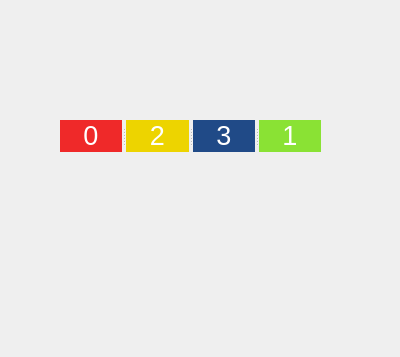
<?xml version="1.0" encoding="UTF-8"?>
<ui version="4.0">
 <class>Form</class>
 <widget class="QWidget" name="Form">
  <property name="geometry">
   <rect>
    <x>0</x>
    <y>0</y>
    <width>400</width>
    <height>357</height>
   </rect>
  </property>
  <property name="windowTitle">
   <string>Form</string>
  </property>
  <widget class="QSplitter" name="splitter">
   <property name="geometry">
    <rect>
     <x>60</x>
     <y>120</y>
     <width>261</width>
     <height>32</height>
    </rect>
   </property>
   <property name="orientation">
    <enum>Qt::Horizontal</enum>
   </property>
   <widget class="QLabel" name="label">
    <property name="palette">
     <palette>
      <active>
       <colorrole role="WindowText">
        <brush brushstyle="SolidPattern">
         <color alpha="255">
          <red>0</red>
          <green>0</green>
          <blue>0</blue>
         </color>
        </brush>
       </colorrole>
       <colorrole role="Button">
        <brush brushstyle="SolidPattern">
         <color alpha="255">
          <red>239</red>
          <green>41</green>
          <blue>41</blue>
         </color>
        </brush>
       </colorrole>
       <colorrole role="Light">
        <brush brushstyle="SolidPattern">
         <color alpha="255">
          <red>255</red>
          <green>147</green>
          <blue>147</blue>
         </color>
        </brush>
       </colorrole>
       <colorrole role="Midlight">
        <brush brushstyle="SolidPattern">
         <color alpha="255">
          <red>247</red>
          <green>94</green>
          <blue>94</blue>
         </color>
        </brush>
       </colorrole>
       <colorrole role="Dark">
        <brush brushstyle="SolidPattern">
         <color alpha="255">
          <red>119</red>
          <green>20</green>
          <blue>20</blue>
         </color>
        </brush>
       </colorrole>
       <colorrole role="Mid">
        <brush brushstyle="SolidPattern">
         <color alpha="255">
          <red>159</red>
          <green>27</green>
          <blue>27</blue>
         </color>
        </brush>
       </colorrole>
       <colorrole role="Text">
        <brush brushstyle="SolidPattern">
         <color alpha="255">
          <red>0</red>
          <green>0</green>
          <blue>0</blue>
         </color>
        </brush>
       </colorrole>
       <colorrole role="BrightText">
        <brush brushstyle="SolidPattern">
         <color alpha="255">
          <red>255</red>
          <green>255</green>
          <blue>255</blue>
         </color>
        </brush>
       </colorrole>
       <colorrole role="ButtonText">
        <brush brushstyle="SolidPattern">
         <color alpha="255">
          <red>0</red>
          <green>0</green>
          <blue>0</blue>
         </color>
        </brush>
       </colorrole>
       <colorrole role="Base">
        <brush brushstyle="SolidPattern">
         <color alpha="255">
          <red>255</red>
          <green>255</green>
          <blue>255</blue>
         </color>
        </brush>
       </colorrole>
       <colorrole role="Window">
        <brush brushstyle="SolidPattern">
         <color alpha="255">
          <red>239</red>
          <green>41</green>
          <blue>41</blue>
         </color>
        </brush>
       </colorrole>
       <colorrole role="Shadow">
        <brush brushstyle="SolidPattern">
         <color alpha="255">
          <red>0</red>
          <green>0</green>
          <blue>0</blue>
         </color>
        </brush>
       </colorrole>
       <colorrole role="AlternateBase">
        <brush brushstyle="SolidPattern">
         <color alpha="255">
          <red>247</red>
          <green>148</green>
          <blue>148</blue>
         </color>
        </brush>
       </colorrole>
       <colorrole role="ToolTipBase">
        <brush brushstyle="SolidPattern">
         <color alpha="255">
          <red>255</red>
          <green>255</green>
          <blue>220</blue>
         </color>
        </brush>
       </colorrole>
       <colorrole role="ToolTipText">
        <brush brushstyle="SolidPattern">
         <color alpha="255">
          <red>0</red>
          <green>0</green>
          <blue>0</blue>
         </color>
        </brush>
       </colorrole>
       <colorrole role="PlaceholderText">
        <brush brushstyle="SolidPattern">
         <color alpha="128">
          <red>0</red>
          <green>0</green>
          <blue>0</blue>
         </color>
        </brush>
       </colorrole>
      </active>
      <inactive>
       <colorrole role="WindowText">
        <brush brushstyle="SolidPattern">
         <color alpha="255">
          <red>0</red>
          <green>0</green>
          <blue>0</blue>
         </color>
        </brush>
       </colorrole>
       <colorrole role="Button">
        <brush brushstyle="SolidPattern">
         <color alpha="255">
          <red>239</red>
          <green>41</green>
          <blue>41</blue>
         </color>
        </brush>
       </colorrole>
       <colorrole role="Light">
        <brush brushstyle="SolidPattern">
         <color alpha="255">
          <red>255</red>
          <green>147</green>
          <blue>147</blue>
         </color>
        </brush>
       </colorrole>
       <colorrole role="Midlight">
        <brush brushstyle="SolidPattern">
         <color alpha="255">
          <red>247</red>
          <green>94</green>
          <blue>94</blue>
         </color>
        </brush>
       </colorrole>
       <colorrole role="Dark">
        <brush brushstyle="SolidPattern">
         <color alpha="255">
          <red>119</red>
          <green>20</green>
          <blue>20</blue>
         </color>
        </brush>
       </colorrole>
       <colorrole role="Mid">
        <brush brushstyle="SolidPattern">
         <color alpha="255">
          <red>159</red>
          <green>27</green>
          <blue>27</blue>
         </color>
        </brush>
       </colorrole>
       <colorrole role="Text">
        <brush brushstyle="SolidPattern">
         <color alpha="255">
          <red>0</red>
          <green>0</green>
          <blue>0</blue>
         </color>
        </brush>
       </colorrole>
       <colorrole role="BrightText">
        <brush brushstyle="SolidPattern">
         <color alpha="255">
          <red>255</red>
          <green>255</green>
          <blue>255</blue>
         </color>
        </brush>
       </colorrole>
       <colorrole role="ButtonText">
        <brush brushstyle="SolidPattern">
         <color alpha="255">
          <red>0</red>
          <green>0</green>
          <blue>0</blue>
         </color>
        </brush>
       </colorrole>
       <colorrole role="Base">
        <brush brushstyle="SolidPattern">
         <color alpha="255">
          <red>255</red>
          <green>255</green>
          <blue>255</blue>
         </color>
        </brush>
       </colorrole>
       <colorrole role="Window">
        <brush brushstyle="SolidPattern">
         <color alpha="255">
          <red>239</red>
          <green>41</green>
          <blue>41</blue>
         </color>
        </brush>
       </colorrole>
       <colorrole role="Shadow">
        <brush brushstyle="SolidPattern">
         <color alpha="255">
          <red>0</red>
          <green>0</green>
          <blue>0</blue>
         </color>
        </brush>
       </colorrole>
       <colorrole role="AlternateBase">
        <brush brushstyle="SolidPattern">
         <color alpha="255">
          <red>247</red>
          <green>148</green>
          <blue>148</blue>
         </color>
        </brush>
       </colorrole>
       <colorrole role="ToolTipBase">
        <brush brushstyle="SolidPattern">
         <color alpha="255">
          <red>255</red>
          <green>255</green>
          <blue>220</blue>
         </color>
        </brush>
       </colorrole>
       <colorrole role="ToolTipText">
        <brush brushstyle="SolidPattern">
         <color alpha="255">
          <red>0</red>
          <green>0</green>
          <blue>0</blue>
         </color>
        </brush>
       </colorrole>
       <colorrole role="PlaceholderText">
        <brush brushstyle="SolidPattern">
         <color alpha="128">
          <red>0</red>
          <green>0</green>
          <blue>0</blue>
         </color>
        </brush>
       </colorrole>
      </inactive>
      <disabled>
       <colorrole role="WindowText">
        <brush brushstyle="SolidPattern">
         <color alpha="255">
          <red>119</red>
          <green>20</green>
          <blue>20</blue>
         </color>
        </brush>
       </colorrole>
       <colorrole role="Button">
        <brush brushstyle="SolidPattern">
         <color alpha="255">
          <red>239</red>
          <green>41</green>
          <blue>41</blue>
         </color>
        </brush>
       </colorrole>
       <colorrole role="Light">
        <brush brushstyle="SolidPattern">
         <color alpha="255">
          <red>255</red>
          <green>147</green>
          <blue>147</blue>
         </color>
        </brush>
       </colorrole>
       <colorrole role="Midlight">
        <brush brushstyle="SolidPattern">
         <color alpha="255">
          <red>247</red>
          <green>94</green>
          <blue>94</blue>
         </color>
        </brush>
       </colorrole>
       <colorrole role="Dark">
        <brush brushstyle="SolidPattern">
         <color alpha="255">
          <red>119</red>
          <green>20</green>
          <blue>20</blue>
         </color>
        </brush>
       </colorrole>
       <colorrole role="Mid">
        <brush brushstyle="SolidPattern">
         <color alpha="255">
          <red>159</red>
          <green>27</green>
          <blue>27</blue>
         </color>
        </brush>
       </colorrole>
       <colorrole role="Text">
        <brush brushstyle="SolidPattern">
         <color alpha="255">
          <red>119</red>
          <green>20</green>
          <blue>20</blue>
         </color>
        </brush>
       </colorrole>
       <colorrole role="BrightText">
        <brush brushstyle="SolidPattern">
         <color alpha="255">
          <red>255</red>
          <green>255</green>
          <blue>255</blue>
         </color>
        </brush>
       </colorrole>
       <colorrole role="ButtonText">
        <brush brushstyle="SolidPattern">
         <color alpha="255">
          <red>119</red>
          <green>20</green>
          <blue>20</blue>
         </color>
        </brush>
       </colorrole>
       <colorrole role="Base">
        <brush brushstyle="SolidPattern">
         <color alpha="255">
          <red>239</red>
          <green>41</green>
          <blue>41</blue>
         </color>
        </brush>
       </colorrole>
       <colorrole role="Window">
        <brush brushstyle="SolidPattern">
         <color alpha="255">
          <red>239</red>
          <green>41</green>
          <blue>41</blue>
         </color>
        </brush>
       </colorrole>
       <colorrole role="Shadow">
        <brush brushstyle="SolidPattern">
         <color alpha="255">
          <red>0</red>
          <green>0</green>
          <blue>0</blue>
         </color>
        </brush>
       </colorrole>
       <colorrole role="AlternateBase">
        <brush brushstyle="SolidPattern">
         <color alpha="255">
          <red>239</red>
          <green>41</green>
          <blue>41</blue>
         </color>
        </brush>
       </colorrole>
       <colorrole role="ToolTipBase">
        <brush brushstyle="SolidPattern">
         <color alpha="255">
          <red>255</red>
          <green>255</green>
          <blue>220</blue>
         </color>
        </brush>
       </colorrole>
       <colorrole role="ToolTipText">
        <brush brushstyle="SolidPattern">
         <color alpha="255">
          <red>0</red>
          <green>0</green>
          <blue>0</blue>
         </color>
        </brush>
       </colorrole>
       <colorrole role="PlaceholderText">
        <brush brushstyle="SolidPattern">
         <color alpha="128">
          <red>0</red>
          <green>0</green>
          <blue>0</blue>
         </color>
        </brush>
       </colorrole>
      </disabled>
     </palette>
    </property>
    <property name="autoFillBackground">
     <bool>true</bool>
    </property>
    <property name="text">
     <string>&lt;html&gt;&lt;head/&gt;&lt;body&gt;&lt;p align=&quot;center&quot;&gt;&lt;span style=&quot; font-size:20pt; color:#ffffff;&quot;&gt;0&lt;/span&gt;&lt;/p&gt;&lt;/body&gt;&lt;/html&gt;</string>
    </property>
   </widget>
   <widget class="QLabel" name="label_3">
    <property name="palette">
     <palette>
      <active>
       <colorrole role="WindowText">
        <brush brushstyle="SolidPattern">
         <color alpha="255">
          <red>0</red>
          <green>0</green>
          <blue>0</blue>
         </color>
        </brush>
       </colorrole>
       <colorrole role="Button">
        <brush brushstyle="SolidPattern">
         <color alpha="255">
          <red>237</red>
          <green>212</green>
          <blue>0</blue>
         </color>
        </brush>
       </colorrole>
       <colorrole role="Light">
        <brush brushstyle="SolidPattern">
         <color alpha="255">
          <red>255</red>
          <green>239</green>
          <blue>100</blue>
         </color>
        </brush>
       </colorrole>
       <colorrole role="Midlight">
        <brush brushstyle="SolidPattern">
         <color alpha="255">
          <red>246</red>
          <green>225</green>
          <blue>50</blue>
         </color>
        </brush>
       </colorrole>
       <colorrole role="Dark">
        <brush brushstyle="SolidPattern">
         <color alpha="255">
          <red>118</red>
          <green>106</green>
          <blue>0</blue>
         </color>
        </brush>
       </colorrole>
       <colorrole role="Mid">
        <brush brushstyle="SolidPattern">
         <color alpha="255">
          <red>158</red>
          <green>141</green>
          <blue>0</blue>
         </color>
        </brush>
       </colorrole>
       <colorrole role="Text">
        <brush brushstyle="SolidPattern">
         <color alpha="255">
          <red>0</red>
          <green>0</green>
          <blue>0</blue>
         </color>
        </brush>
       </colorrole>
       <colorrole role="BrightText">
        <brush brushstyle="SolidPattern">
         <color alpha="255">
          <red>255</red>
          <green>255</green>
          <blue>255</blue>
         </color>
        </brush>
       </colorrole>
       <colorrole role="ButtonText">
        <brush brushstyle="SolidPattern">
         <color alpha="255">
          <red>0</red>
          <green>0</green>
          <blue>0</blue>
         </color>
        </brush>
       </colorrole>
       <colorrole role="Base">
        <brush brushstyle="SolidPattern">
         <color alpha="255">
          <red>255</red>
          <green>255</green>
          <blue>255</blue>
         </color>
        </brush>
       </colorrole>
       <colorrole role="Window">
        <brush brushstyle="SolidPattern">
         <color alpha="255">
          <red>237</red>
          <green>212</green>
          <blue>0</blue>
         </color>
        </brush>
       </colorrole>
       <colorrole role="Shadow">
        <brush brushstyle="SolidPattern">
         <color alpha="255">
          <red>0</red>
          <green>0</green>
          <blue>0</blue>
         </color>
        </brush>
       </colorrole>
       <colorrole role="AlternateBase">
        <brush brushstyle="SolidPattern">
         <color alpha="255">
          <red>246</red>
          <green>233</green>
          <blue>127</blue>
         </color>
        </brush>
       </colorrole>
       <colorrole role="ToolTipBase">
        <brush brushstyle="SolidPattern">
         <color alpha="255">
          <red>255</red>
          <green>255</green>
          <blue>220</blue>
         </color>
        </brush>
       </colorrole>
       <colorrole role="ToolTipText">
        <brush brushstyle="SolidPattern">
         <color alpha="255">
          <red>0</red>
          <green>0</green>
          <blue>0</blue>
         </color>
        </brush>
       </colorrole>
       <colorrole role="PlaceholderText">
        <brush brushstyle="SolidPattern">
         <color alpha="128">
          <red>0</red>
          <green>0</green>
          <blue>0</blue>
         </color>
        </brush>
       </colorrole>
      </active>
      <inactive>
       <colorrole role="WindowText">
        <brush brushstyle="SolidPattern">
         <color alpha="255">
          <red>0</red>
          <green>0</green>
          <blue>0</blue>
         </color>
        </brush>
       </colorrole>
       <colorrole role="Button">
        <brush brushstyle="SolidPattern">
         <color alpha="255">
          <red>237</red>
          <green>212</green>
          <blue>0</blue>
         </color>
        </brush>
       </colorrole>
       <colorrole role="Light">
        <brush brushstyle="SolidPattern">
         <color alpha="255">
          <red>255</red>
          <green>239</green>
          <blue>100</blue>
         </color>
        </brush>
       </colorrole>
       <colorrole role="Midlight">
        <brush brushstyle="SolidPattern">
         <color alpha="255">
          <red>246</red>
          <green>225</green>
          <blue>50</blue>
         </color>
        </brush>
       </colorrole>
       <colorrole role="Dark">
        <brush brushstyle="SolidPattern">
         <color alpha="255">
          <red>118</red>
          <green>106</green>
          <blue>0</blue>
         </color>
        </brush>
       </colorrole>
       <colorrole role="Mid">
        <brush brushstyle="SolidPattern">
         <color alpha="255">
          <red>158</red>
          <green>141</green>
          <blue>0</blue>
         </color>
        </brush>
       </colorrole>
       <colorrole role="Text">
        <brush brushstyle="SolidPattern">
         <color alpha="255">
          <red>0</red>
          <green>0</green>
          <blue>0</blue>
         </color>
        </brush>
       </colorrole>
       <colorrole role="BrightText">
        <brush brushstyle="SolidPattern">
         <color alpha="255">
          <red>255</red>
          <green>255</green>
          <blue>255</blue>
         </color>
        </brush>
       </colorrole>
       <colorrole role="ButtonText">
        <brush brushstyle="SolidPattern">
         <color alpha="255">
          <red>0</red>
          <green>0</green>
          <blue>0</blue>
         </color>
        </brush>
       </colorrole>
       <colorrole role="Base">
        <brush brushstyle="SolidPattern">
         <color alpha="255">
          <red>255</red>
          <green>255</green>
          <blue>255</blue>
         </color>
        </brush>
       </colorrole>
       <colorrole role="Window">
        <brush brushstyle="SolidPattern">
         <color alpha="255">
          <red>237</red>
          <green>212</green>
          <blue>0</blue>
         </color>
        </brush>
       </colorrole>
       <colorrole role="Shadow">
        <brush brushstyle="SolidPattern">
         <color alpha="255">
          <red>0</red>
          <green>0</green>
          <blue>0</blue>
         </color>
        </brush>
       </colorrole>
       <colorrole role="AlternateBase">
        <brush brushstyle="SolidPattern">
         <color alpha="255">
          <red>246</red>
          <green>233</green>
          <blue>127</blue>
         </color>
        </brush>
       </colorrole>
       <colorrole role="ToolTipBase">
        <brush brushstyle="SolidPattern">
         <color alpha="255">
          <red>255</red>
          <green>255</green>
          <blue>220</blue>
         </color>
        </brush>
       </colorrole>
       <colorrole role="ToolTipText">
        <brush brushstyle="SolidPattern">
         <color alpha="255">
          <red>0</red>
          <green>0</green>
          <blue>0</blue>
         </color>
        </brush>
       </colorrole>
       <colorrole role="PlaceholderText">
        <brush brushstyle="SolidPattern">
         <color alpha="128">
          <red>0</red>
          <green>0</green>
          <blue>0</blue>
         </color>
        </brush>
       </colorrole>
      </inactive>
      <disabled>
       <colorrole role="WindowText">
        <brush brushstyle="SolidPattern">
         <color alpha="255">
          <red>118</red>
          <green>106</green>
          <blue>0</blue>
         </color>
        </brush>
       </colorrole>
       <colorrole role="Button">
        <brush brushstyle="SolidPattern">
         <color alpha="255">
          <red>237</red>
          <green>212</green>
          <blue>0</blue>
         </color>
        </brush>
       </colorrole>
       <colorrole role="Light">
        <brush brushstyle="SolidPattern">
         <color alpha="255">
          <red>255</red>
          <green>239</green>
          <blue>100</blue>
         </color>
        </brush>
       </colorrole>
       <colorrole role="Midlight">
        <brush brushstyle="SolidPattern">
         <color alpha="255">
          <red>246</red>
          <green>225</green>
          <blue>50</blue>
         </color>
        </brush>
       </colorrole>
       <colorrole role="Dark">
        <brush brushstyle="SolidPattern">
         <color alpha="255">
          <red>118</red>
          <green>106</green>
          <blue>0</blue>
         </color>
        </brush>
       </colorrole>
       <colorrole role="Mid">
        <brush brushstyle="SolidPattern">
         <color alpha="255">
          <red>158</red>
          <green>141</green>
          <blue>0</blue>
         </color>
        </brush>
       </colorrole>
       <colorrole role="Text">
        <brush brushstyle="SolidPattern">
         <color alpha="255">
          <red>118</red>
          <green>106</green>
          <blue>0</blue>
         </color>
        </brush>
       </colorrole>
       <colorrole role="BrightText">
        <brush brushstyle="SolidPattern">
         <color alpha="255">
          <red>255</red>
          <green>255</green>
          <blue>255</blue>
         </color>
        </brush>
       </colorrole>
       <colorrole role="ButtonText">
        <brush brushstyle="SolidPattern">
         <color alpha="255">
          <red>118</red>
          <green>106</green>
          <blue>0</blue>
         </color>
        </brush>
       </colorrole>
       <colorrole role="Base">
        <brush brushstyle="SolidPattern">
         <color alpha="255">
          <red>237</red>
          <green>212</green>
          <blue>0</blue>
         </color>
        </brush>
       </colorrole>
       <colorrole role="Window">
        <brush brushstyle="SolidPattern">
         <color alpha="255">
          <red>237</red>
          <green>212</green>
          <blue>0</blue>
         </color>
        </brush>
       </colorrole>
       <colorrole role="Shadow">
        <brush brushstyle="SolidPattern">
         <color alpha="255">
          <red>0</red>
          <green>0</green>
          <blue>0</blue>
         </color>
        </brush>
       </colorrole>
       <colorrole role="AlternateBase">
        <brush brushstyle="SolidPattern">
         <color alpha="255">
          <red>237</red>
          <green>212</green>
          <blue>0</blue>
         </color>
        </brush>
       </colorrole>
       <colorrole role="ToolTipBase">
        <brush brushstyle="SolidPattern">
         <color alpha="255">
          <red>255</red>
          <green>255</green>
          <blue>220</blue>
         </color>
        </brush>
       </colorrole>
       <colorrole role="ToolTipText">
        <brush brushstyle="SolidPattern">
         <color alpha="255">
          <red>0</red>
          <green>0</green>
          <blue>0</blue>
         </color>
        </brush>
       </colorrole>
       <colorrole role="PlaceholderText">
        <brush brushstyle="SolidPattern">
         <color alpha="128">
          <red>0</red>
          <green>0</green>
          <blue>0</blue>
         </color>
        </brush>
       </colorrole>
      </disabled>
     </palette>
    </property>
    <property name="autoFillBackground">
     <bool>true</bool>
    </property>
    <property name="text">
     <string>&lt;html&gt;&lt;head/&gt;&lt;body&gt;&lt;p align=&quot;center&quot;&gt;&lt;span style=&quot; font-size:20pt; color:#ffffff;&quot;&gt;2&lt;/span&gt;&lt;/p&gt;&lt;/body&gt;&lt;/html&gt;</string>
    </property>
   </widget>
   <widget class="QLabel" name="label_4">
    <property name="palette">
     <palette>
      <active>
       <colorrole role="WindowText">
        <brush brushstyle="SolidPattern">
         <color alpha="255">
          <red>0</red>
          <green>0</green>
          <blue>0</blue>
         </color>
        </brush>
       </colorrole>
       <colorrole role="Button">
        <brush brushstyle="SolidPattern">
         <color alpha="255">
          <red>32</red>
          <green>74</green>
          <blue>135</blue>
         </color>
        </brush>
       </colorrole>
       <colorrole role="Light">
        <brush brushstyle="SolidPattern">
         <color alpha="255">
          <red>48</red>
          <green>111</green>
          <blue>203</blue>
         </color>
        </brush>
       </colorrole>
       <colorrole role="Midlight">
        <brush brushstyle="SolidPattern">
         <color alpha="255">
          <red>40</red>
          <green>92</green>
          <blue>169</blue>
         </color>
        </brush>
       </colorrole>
       <colorrole role="Dark">
        <brush brushstyle="SolidPattern">
         <color alpha="255">
          <red>16</red>
          <green>37</green>
          <blue>67</blue>
         </color>
        </brush>
       </colorrole>
       <colorrole role="Mid">
        <brush brushstyle="SolidPattern">
         <color alpha="255">
          <red>21</red>
          <green>49</green>
          <blue>90</blue>
         </color>
        </brush>
       </colorrole>
       <colorrole role="Text">
        <brush brushstyle="SolidPattern">
         <color alpha="255">
          <red>0</red>
          <green>0</green>
          <blue>0</blue>
         </color>
        </brush>
       </colorrole>
       <colorrole role="BrightText">
        <brush brushstyle="SolidPattern">
         <color alpha="255">
          <red>255</red>
          <green>255</green>
          <blue>255</blue>
         </color>
        </brush>
       </colorrole>
       <colorrole role="ButtonText">
        <brush brushstyle="SolidPattern">
         <color alpha="255">
          <red>0</red>
          <green>0</green>
          <blue>0</blue>
         </color>
        </brush>
       </colorrole>
       <colorrole role="Base">
        <brush brushstyle="SolidPattern">
         <color alpha="255">
          <red>255</red>
          <green>255</green>
          <blue>255</blue>
         </color>
        </brush>
       </colorrole>
       <colorrole role="Window">
        <brush brushstyle="SolidPattern">
         <color alpha="255">
          <red>32</red>
          <green>74</green>
          <blue>135</blue>
         </color>
        </brush>
       </colorrole>
       <colorrole role="Shadow">
        <brush brushstyle="SolidPattern">
         <color alpha="255">
          <red>0</red>
          <green>0</green>
          <blue>0</blue>
         </color>
        </brush>
       </colorrole>
       <colorrole role="AlternateBase">
        <brush brushstyle="SolidPattern">
         <color alpha="255">
          <red>143</red>
          <green>164</green>
          <blue>195</blue>
         </color>
        </brush>
       </colorrole>
       <colorrole role="ToolTipBase">
        <brush brushstyle="SolidPattern">
         <color alpha="255">
          <red>255</red>
          <green>255</green>
          <blue>220</blue>
         </color>
        </brush>
       </colorrole>
       <colorrole role="ToolTipText">
        <brush brushstyle="SolidPattern">
         <color alpha="255">
          <red>0</red>
          <green>0</green>
          <blue>0</blue>
         </color>
        </brush>
       </colorrole>
       <colorrole role="PlaceholderText">
        <brush brushstyle="SolidPattern">
         <color alpha="128">
          <red>0</red>
          <green>0</green>
          <blue>0</blue>
         </color>
        </brush>
       </colorrole>
      </active>
      <inactive>
       <colorrole role="WindowText">
        <brush brushstyle="SolidPattern">
         <color alpha="255">
          <red>0</red>
          <green>0</green>
          <blue>0</blue>
         </color>
        </brush>
       </colorrole>
       <colorrole role="Button">
        <brush brushstyle="SolidPattern">
         <color alpha="255">
          <red>32</red>
          <green>74</green>
          <blue>135</blue>
         </color>
        </brush>
       </colorrole>
       <colorrole role="Light">
        <brush brushstyle="SolidPattern">
         <color alpha="255">
          <red>48</red>
          <green>111</green>
          <blue>203</blue>
         </color>
        </brush>
       </colorrole>
       <colorrole role="Midlight">
        <brush brushstyle="SolidPattern">
         <color alpha="255">
          <red>40</red>
          <green>92</green>
          <blue>169</blue>
         </color>
        </brush>
       </colorrole>
       <colorrole role="Dark">
        <brush brushstyle="SolidPattern">
         <color alpha="255">
          <red>16</red>
          <green>37</green>
          <blue>67</blue>
         </color>
        </brush>
       </colorrole>
       <colorrole role="Mid">
        <brush brushstyle="SolidPattern">
         <color alpha="255">
          <red>21</red>
          <green>49</green>
          <blue>90</blue>
         </color>
        </brush>
       </colorrole>
       <colorrole role="Text">
        <brush brushstyle="SolidPattern">
         <color alpha="255">
          <red>0</red>
          <green>0</green>
          <blue>0</blue>
         </color>
        </brush>
       </colorrole>
       <colorrole role="BrightText">
        <brush brushstyle="SolidPattern">
         <color alpha="255">
          <red>255</red>
          <green>255</green>
          <blue>255</blue>
         </color>
        </brush>
       </colorrole>
       <colorrole role="ButtonText">
        <brush brushstyle="SolidPattern">
         <color alpha="255">
          <red>0</red>
          <green>0</green>
          <blue>0</blue>
         </color>
        </brush>
       </colorrole>
       <colorrole role="Base">
        <brush brushstyle="SolidPattern">
         <color alpha="255">
          <red>255</red>
          <green>255</green>
          <blue>255</blue>
         </color>
        </brush>
       </colorrole>
       <colorrole role="Window">
        <brush brushstyle="SolidPattern">
         <color alpha="255">
          <red>32</red>
          <green>74</green>
          <blue>135</blue>
         </color>
        </brush>
       </colorrole>
       <colorrole role="Shadow">
        <brush brushstyle="SolidPattern">
         <color alpha="255">
          <red>0</red>
          <green>0</green>
          <blue>0</blue>
         </color>
        </brush>
       </colorrole>
       <colorrole role="AlternateBase">
        <brush brushstyle="SolidPattern">
         <color alpha="255">
          <red>143</red>
          <green>164</green>
          <blue>195</blue>
         </color>
        </brush>
       </colorrole>
       <colorrole role="ToolTipBase">
        <brush brushstyle="SolidPattern">
         <color alpha="255">
          <red>255</red>
          <green>255</green>
          <blue>220</blue>
         </color>
        </brush>
       </colorrole>
       <colorrole role="ToolTipText">
        <brush brushstyle="SolidPattern">
         <color alpha="255">
          <red>0</red>
          <green>0</green>
          <blue>0</blue>
         </color>
        </brush>
       </colorrole>
       <colorrole role="PlaceholderText">
        <brush brushstyle="SolidPattern">
         <color alpha="128">
          <red>0</red>
          <green>0</green>
          <blue>0</blue>
         </color>
        </brush>
       </colorrole>
      </inactive>
      <disabled>
       <colorrole role="WindowText">
        <brush brushstyle="SolidPattern">
         <color alpha="255">
          <red>16</red>
          <green>37</green>
          <blue>67</blue>
         </color>
        </brush>
       </colorrole>
       <colorrole role="Button">
        <brush brushstyle="SolidPattern">
         <color alpha="255">
          <red>32</red>
          <green>74</green>
          <blue>135</blue>
         </color>
        </brush>
       </colorrole>
       <colorrole role="Light">
        <brush brushstyle="SolidPattern">
         <color alpha="255">
          <red>48</red>
          <green>111</green>
          <blue>203</blue>
         </color>
        </brush>
       </colorrole>
       <colorrole role="Midlight">
        <brush brushstyle="SolidPattern">
         <color alpha="255">
          <red>40</red>
          <green>92</green>
          <blue>169</blue>
         </color>
        </brush>
       </colorrole>
       <colorrole role="Dark">
        <brush brushstyle="SolidPattern">
         <color alpha="255">
          <red>16</red>
          <green>37</green>
          <blue>67</blue>
         </color>
        </brush>
       </colorrole>
       <colorrole role="Mid">
        <brush brushstyle="SolidPattern">
         <color alpha="255">
          <red>21</red>
          <green>49</green>
          <blue>90</blue>
         </color>
        </brush>
       </colorrole>
       <colorrole role="Text">
        <brush brushstyle="SolidPattern">
         <color alpha="255">
          <red>16</red>
          <green>37</green>
          <blue>67</blue>
         </color>
        </brush>
       </colorrole>
       <colorrole role="BrightText">
        <brush brushstyle="SolidPattern">
         <color alpha="255">
          <red>255</red>
          <green>255</green>
          <blue>255</blue>
         </color>
        </brush>
       </colorrole>
       <colorrole role="ButtonText">
        <brush brushstyle="SolidPattern">
         <color alpha="255">
          <red>16</red>
          <green>37</green>
          <blue>67</blue>
         </color>
        </brush>
       </colorrole>
       <colorrole role="Base">
        <brush brushstyle="SolidPattern">
         <color alpha="255">
          <red>32</red>
          <green>74</green>
          <blue>135</blue>
         </color>
        </brush>
       </colorrole>
       <colorrole role="Window">
        <brush brushstyle="SolidPattern">
         <color alpha="255">
          <red>32</red>
          <green>74</green>
          <blue>135</blue>
         </color>
        </brush>
       </colorrole>
       <colorrole role="Shadow">
        <brush brushstyle="SolidPattern">
         <color alpha="255">
          <red>0</red>
          <green>0</green>
          <blue>0</blue>
         </color>
        </brush>
       </colorrole>
       <colorrole role="AlternateBase">
        <brush brushstyle="SolidPattern">
         <color alpha="255">
          <red>32</red>
          <green>74</green>
          <blue>135</blue>
         </color>
        </brush>
       </colorrole>
       <colorrole role="ToolTipBase">
        <brush brushstyle="SolidPattern">
         <color alpha="255">
          <red>255</red>
          <green>255</green>
          <blue>220</blue>
         </color>
        </brush>
       </colorrole>
       <colorrole role="ToolTipText">
        <brush brushstyle="SolidPattern">
         <color alpha="255">
          <red>0</red>
          <green>0</green>
          <blue>0</blue>
         </color>
        </brush>
       </colorrole>
       <colorrole role="PlaceholderText">
        <brush brushstyle="SolidPattern">
         <color alpha="128">
          <red>0</red>
          <green>0</green>
          <blue>0</blue>
         </color>
        </brush>
       </colorrole>
      </disabled>
     </palette>
    </property>
    <property name="autoFillBackground">
     <bool>true</bool>
    </property>
    <property name="text">
     <string>&lt;html&gt;&lt;head/&gt;&lt;body&gt;&lt;p align=&quot;center&quot;&gt;&lt;span style=&quot; font-size:20pt; color:#ffffff;&quot;&gt;3&lt;/span&gt;&lt;/p&gt;&lt;/body&gt;&lt;/html&gt;</string>
    </property>
   </widget>
   <widget class="QLabel" name="label_2">
    <property name="palette">
     <palette>
      <active>
       <colorrole role="WindowText">
        <brush brushstyle="SolidPattern">
         <color alpha="255">
          <red>0</red>
          <green>0</green>
          <blue>0</blue>
         </color>
        </brush>
       </colorrole>
       <colorrole role="Button">
        <brush brushstyle="SolidPattern">
         <color alpha="255">
          <red>138</red>
          <green>226</green>
          <blue>52</blue>
         </color>
        </brush>
       </colorrole>
       <colorrole role="Light">
        <brush brushstyle="SolidPattern">
         <color alpha="255">
          <red>198</red>
          <green>255</green>
          <blue>143</blue>
         </color>
        </brush>
       </colorrole>
       <colorrole role="Midlight">
        <brush brushstyle="SolidPattern">
         <color alpha="255">
          <red>168</red>
          <green>240</green>
          <blue>97</blue>
         </color>
        </brush>
       </colorrole>
       <colorrole role="Dark">
        <brush brushstyle="SolidPattern">
         <color alpha="255">
          <red>69</red>
          <green>113</green>
          <blue>26</blue>
         </color>
        </brush>
       </colorrole>
       <colorrole role="Mid">
        <brush brushstyle="SolidPattern">
         <color alpha="255">
          <red>92</red>
          <green>151</green>
          <blue>34</blue>
         </color>
        </brush>
       </colorrole>
       <colorrole role="Text">
        <brush brushstyle="SolidPattern">
         <color alpha="255">
          <red>0</red>
          <green>0</green>
          <blue>0</blue>
         </color>
        </brush>
       </colorrole>
       <colorrole role="BrightText">
        <brush brushstyle="SolidPattern">
         <color alpha="255">
          <red>255</red>
          <green>255</green>
          <blue>255</blue>
         </color>
        </brush>
       </colorrole>
       <colorrole role="ButtonText">
        <brush brushstyle="SolidPattern">
         <color alpha="255">
          <red>0</red>
          <green>0</green>
          <blue>0</blue>
         </color>
        </brush>
       </colorrole>
       <colorrole role="Base">
        <brush brushstyle="SolidPattern">
         <color alpha="255">
          <red>255</red>
          <green>255</green>
          <blue>255</blue>
         </color>
        </brush>
       </colorrole>
       <colorrole role="Window">
        <brush brushstyle="SolidPattern">
         <color alpha="255">
          <red>138</red>
          <green>226</green>
          <blue>52</blue>
         </color>
        </brush>
       </colorrole>
       <colorrole role="Shadow">
        <brush brushstyle="SolidPattern">
         <color alpha="255">
          <red>0</red>
          <green>0</green>
          <blue>0</blue>
         </color>
        </brush>
       </colorrole>
       <colorrole role="AlternateBase">
        <brush brushstyle="SolidPattern">
         <color alpha="255">
          <red>196</red>
          <green>240</green>
          <blue>153</blue>
         </color>
        </brush>
       </colorrole>
       <colorrole role="ToolTipBase">
        <brush brushstyle="SolidPattern">
         <color alpha="255">
          <red>255</red>
          <green>255</green>
          <blue>220</blue>
         </color>
        </brush>
       </colorrole>
       <colorrole role="ToolTipText">
        <brush brushstyle="SolidPattern">
         <color alpha="255">
          <red>0</red>
          <green>0</green>
          <blue>0</blue>
         </color>
        </brush>
       </colorrole>
       <colorrole role="PlaceholderText">
        <brush brushstyle="SolidPattern">
         <color alpha="128">
          <red>0</red>
          <green>0</green>
          <blue>0</blue>
         </color>
        </brush>
       </colorrole>
      </active>
      <inactive>
       <colorrole role="WindowText">
        <brush brushstyle="SolidPattern">
         <color alpha="255">
          <red>0</red>
          <green>0</green>
          <blue>0</blue>
         </color>
        </brush>
       </colorrole>
       <colorrole role="Button">
        <brush brushstyle="SolidPattern">
         <color alpha="255">
          <red>138</red>
          <green>226</green>
          <blue>52</blue>
         </color>
        </brush>
       </colorrole>
       <colorrole role="Light">
        <brush brushstyle="SolidPattern">
         <color alpha="255">
          <red>198</red>
          <green>255</green>
          <blue>143</blue>
         </color>
        </brush>
       </colorrole>
       <colorrole role="Midlight">
        <brush brushstyle="SolidPattern">
         <color alpha="255">
          <red>168</red>
          <green>240</green>
          <blue>97</blue>
         </color>
        </brush>
       </colorrole>
       <colorrole role="Dark">
        <brush brushstyle="SolidPattern">
         <color alpha="255">
          <red>69</red>
          <green>113</green>
          <blue>26</blue>
         </color>
        </brush>
       </colorrole>
       <colorrole role="Mid">
        <brush brushstyle="SolidPattern">
         <color alpha="255">
          <red>92</red>
          <green>151</green>
          <blue>34</blue>
         </color>
        </brush>
       </colorrole>
       <colorrole role="Text">
        <brush brushstyle="SolidPattern">
         <color alpha="255">
          <red>0</red>
          <green>0</green>
          <blue>0</blue>
         </color>
        </brush>
       </colorrole>
       <colorrole role="BrightText">
        <brush brushstyle="SolidPattern">
         <color alpha="255">
          <red>255</red>
          <green>255</green>
          <blue>255</blue>
         </color>
        </brush>
       </colorrole>
       <colorrole role="ButtonText">
        <brush brushstyle="SolidPattern">
         <color alpha="255">
          <red>0</red>
          <green>0</green>
          <blue>0</blue>
         </color>
        </brush>
       </colorrole>
       <colorrole role="Base">
        <brush brushstyle="SolidPattern">
         <color alpha="255">
          <red>255</red>
          <green>255</green>
          <blue>255</blue>
         </color>
        </brush>
       </colorrole>
       <colorrole role="Window">
        <brush brushstyle="SolidPattern">
         <color alpha="255">
          <red>138</red>
          <green>226</green>
          <blue>52</blue>
         </color>
        </brush>
       </colorrole>
       <colorrole role="Shadow">
        <brush brushstyle="SolidPattern">
         <color alpha="255">
          <red>0</red>
          <green>0</green>
          <blue>0</blue>
         </color>
        </brush>
       </colorrole>
       <colorrole role="AlternateBase">
        <brush brushstyle="SolidPattern">
         <color alpha="255">
          <red>196</red>
          <green>240</green>
          <blue>153</blue>
         </color>
        </brush>
       </colorrole>
       <colorrole role="ToolTipBase">
        <brush brushstyle="SolidPattern">
         <color alpha="255">
          <red>255</red>
          <green>255</green>
          <blue>220</blue>
         </color>
        </brush>
       </colorrole>
       <colorrole role="ToolTipText">
        <brush brushstyle="SolidPattern">
         <color alpha="255">
          <red>0</red>
          <green>0</green>
          <blue>0</blue>
         </color>
        </brush>
       </colorrole>
       <colorrole role="PlaceholderText">
        <brush brushstyle="SolidPattern">
         <color alpha="128">
          <red>0</red>
          <green>0</green>
          <blue>0</blue>
         </color>
        </brush>
       </colorrole>
      </inactive>
      <disabled>
       <colorrole role="WindowText">
        <brush brushstyle="SolidPattern">
         <color alpha="255">
          <red>69</red>
          <green>113</green>
          <blue>26</blue>
         </color>
        </brush>
       </colorrole>
       <colorrole role="Button">
        <brush brushstyle="SolidPattern">
         <color alpha="255">
          <red>138</red>
          <green>226</green>
          <blue>52</blue>
         </color>
        </brush>
       </colorrole>
       <colorrole role="Light">
        <brush brushstyle="SolidPattern">
         <color alpha="255">
          <red>198</red>
          <green>255</green>
          <blue>143</blue>
         </color>
        </brush>
       </colorrole>
       <colorrole role="Midlight">
        <brush brushstyle="SolidPattern">
         <color alpha="255">
          <red>168</red>
          <green>240</green>
          <blue>97</blue>
         </color>
        </brush>
       </colorrole>
       <colorrole role="Dark">
        <brush brushstyle="SolidPattern">
         <color alpha="255">
          <red>69</red>
          <green>113</green>
          <blue>26</blue>
         </color>
        </brush>
       </colorrole>
       <colorrole role="Mid">
        <brush brushstyle="SolidPattern">
         <color alpha="255">
          <red>92</red>
          <green>151</green>
          <blue>34</blue>
         </color>
        </brush>
       </colorrole>
       <colorrole role="Text">
        <brush brushstyle="SolidPattern">
         <color alpha="255">
          <red>69</red>
          <green>113</green>
          <blue>26</blue>
         </color>
        </brush>
       </colorrole>
       <colorrole role="BrightText">
        <brush brushstyle="SolidPattern">
         <color alpha="255">
          <red>255</red>
          <green>255</green>
          <blue>255</blue>
         </color>
        </brush>
       </colorrole>
       <colorrole role="ButtonText">
        <brush brushstyle="SolidPattern">
         <color alpha="255">
          <red>69</red>
          <green>113</green>
          <blue>26</blue>
         </color>
        </brush>
       </colorrole>
       <colorrole role="Base">
        <brush brushstyle="SolidPattern">
         <color alpha="255">
          <red>138</red>
          <green>226</green>
          <blue>52</blue>
         </color>
        </brush>
       </colorrole>
       <colorrole role="Window">
        <brush brushstyle="SolidPattern">
         <color alpha="255">
          <red>138</red>
          <green>226</green>
          <blue>52</blue>
         </color>
        </brush>
       </colorrole>
       <colorrole role="Shadow">
        <brush brushstyle="SolidPattern">
         <color alpha="255">
          <red>0</red>
          <green>0</green>
          <blue>0</blue>
         </color>
        </brush>
       </colorrole>
       <colorrole role="AlternateBase">
        <brush brushstyle="SolidPattern">
         <color alpha="255">
          <red>138</red>
          <green>226</green>
          <blue>52</blue>
         </color>
        </brush>
       </colorrole>
       <colorrole role="ToolTipBase">
        <brush brushstyle="SolidPattern">
         <color alpha="255">
          <red>255</red>
          <green>255</green>
          <blue>220</blue>
         </color>
        </brush>
       </colorrole>
       <colorrole role="ToolTipText">
        <brush brushstyle="SolidPattern">
         <color alpha="255">
          <red>0</red>
          <green>0</green>
          <blue>0</blue>
         </color>
        </brush>
       </colorrole>
       <colorrole role="PlaceholderText">
        <brush brushstyle="SolidPattern">
         <color alpha="128">
          <red>0</red>
          <green>0</green>
          <blue>0</blue>
         </color>
        </brush>
       </colorrole>
      </disabled>
     </palette>
    </property>
    <property name="autoFillBackground">
     <bool>true</bool>
    </property>
    <property name="text">
     <string>&lt;html&gt;&lt;head/&gt;&lt;body&gt;&lt;p align=&quot;center&quot;&gt;&lt;span style=&quot; font-size:20pt; color:#ffffff;&quot;&gt;1&lt;/span&gt;&lt;/p&gt;&lt;/body&gt;&lt;/html&gt;</string>
    </property>
   </widget>
  </widget>
 </widget>
 <resources/>
 <connections/>
</ui>
